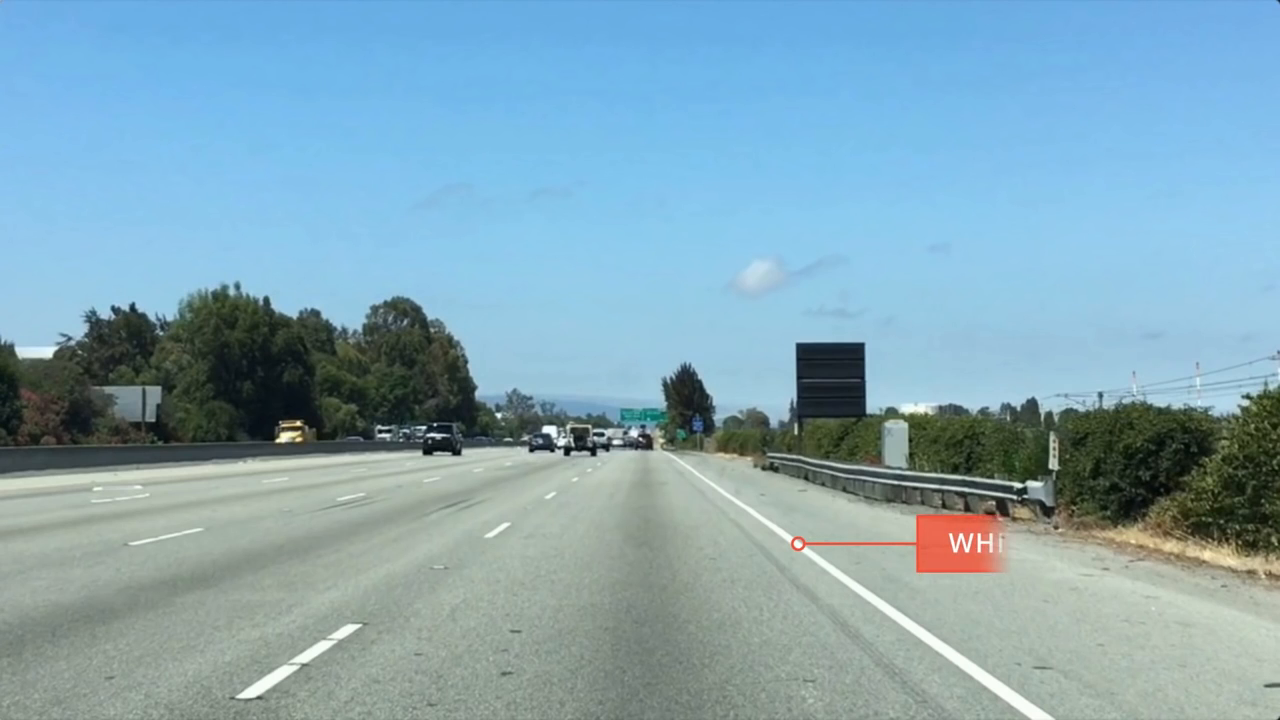
#> input picture frame 134 of dia_1/code/03. color selection-bNOWJ9wdmhk.mp4, 1280 x 720 px, given in place of M6 Motorway Traffic.mp4, which was not available
$ python background_tracking.py   (older library calls are emulated)
#> lines starting #> are read from the running program, lines starting #| are printed output that depends on the picture; after the words box and inside, x2 and y2 are one past the last pixel; in counts of white or black regions, pixels touching at a corner belong together; pictures that were not available may be replaced by others from this repository, and a replacement may not be noted
import numpy as np
import cv2
import sys

video_path = 'M6 Motorway Traffic.mp4'

#read video file
cap = cv2.VideoCapture(video_path)


fgbg = cv2.createBackgroundSubtractorMOG2()


while (cap.isOpened):

	#if ret is true than no error with cap.isOpened
	ret, frame = cap.read()
#> frame is the input picture: shape (720, 1280, 3); mean B, G, R 181.1, 166.6, 131.5

	if ret==True:

		#apply background substraction
		fgmask = fgbg.apply(frame)
#> fgmask: shape (720, 1280); every value is 127

		(im2, contours, hierarchy) = cv2.findContours(fgmask.copy(), cv2.RETR_EXTERNAL,cv2.CHAIN_APPROX_SIMPLE)
#> contours = [[[0, 0], [0, 719], [1279, 719], [1279, 0]]]

		#looping for contours
		for c in contours:
			if cv2.contourArea(c) < 500:
				continue

			#get bounding box from countour
			(x, y, w, h) = cv2.boundingRect(c)

			#draw bounding box
			cv2.rectangle(frame, (x, y), (x + w, y + h), (0, 255, 0), 2)
#> this loop made 1 pass
#> (c, x, y, w, h) on pass 1: ([[0, 0], [0, 719], [1279, 719], [1279, 0]], 0, 0, 1280, 720)
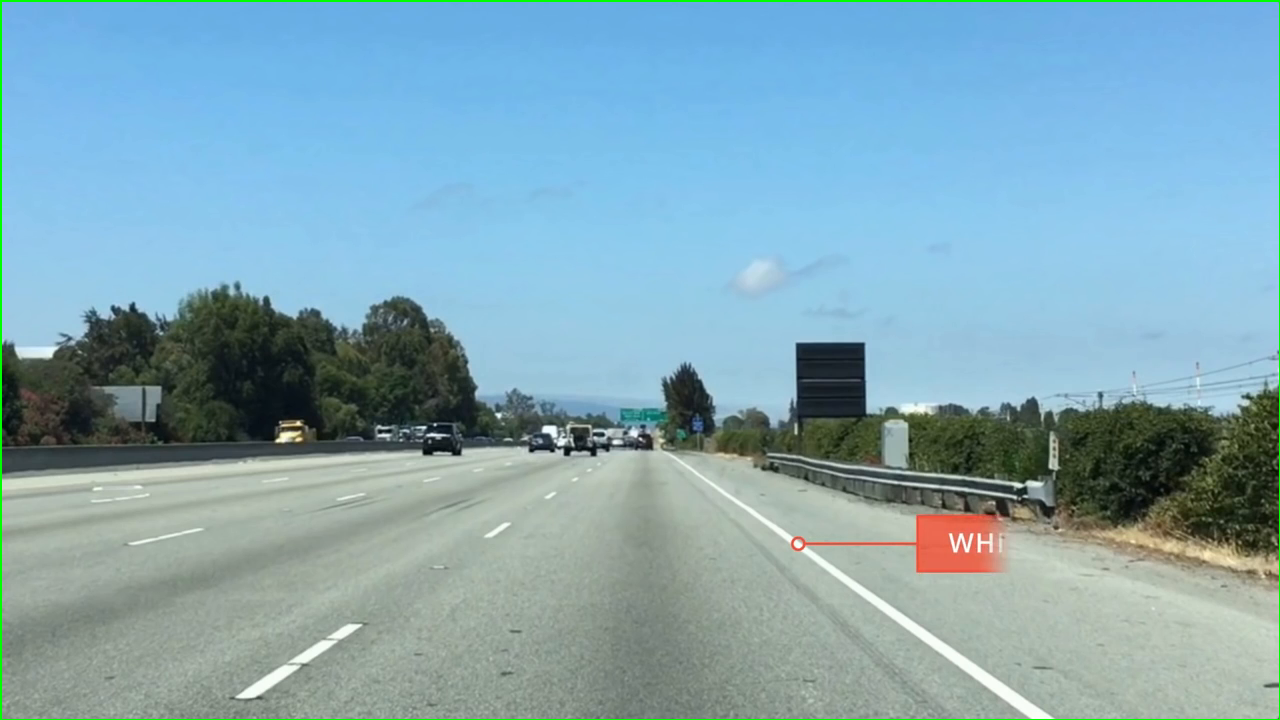
#> frame: shape (720, 1280, 3); 0.65% of pixels changed, all inside (x1, y1, x2, y2) = (0, 0, 1280, 720)

		cv2.imshow('foreground and background',fgmask)
		cv2.imshow('rgb',frame)
		if cv2.waitKey(1) & 0xFF == ord("q"):
#> (key q is pressed here)
			break


cap.release()
cv2.destroyAllWindows()

$ run again, starting later in the video
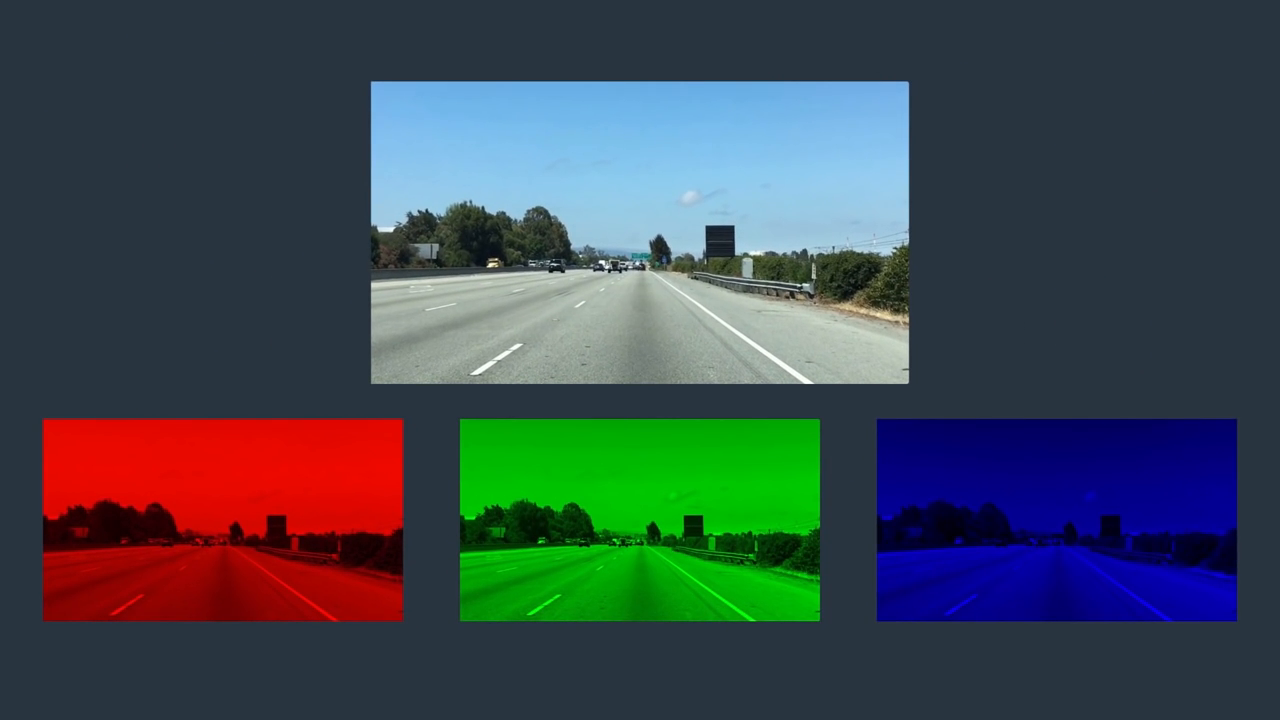
#> input picture frame 603 of dia_1/code/03. color selection-bNOWJ9wdmhk.mp4, 1280 x 720 px, given in place of M6 Motorway Traffic.mp4, which was not available
#> frame is the input picture: shape (720, 1280, 3); mean B, G, R 79, 72.9, 60.9
#> fgmask: shape (720, 1280); every value is 127
#> contours = [[[0, 0], [0, 719], [1279, 719], [1279, 0]]]
#> the loop `for c in contours:` made 1 pass
#> (c, x, y, w, h) on pass 1: ([[0, 0], [0, 719], [1279, 719], [1279, 0]], 0, 0, 1280, 720)
#> after the loop `for c in contours:`:
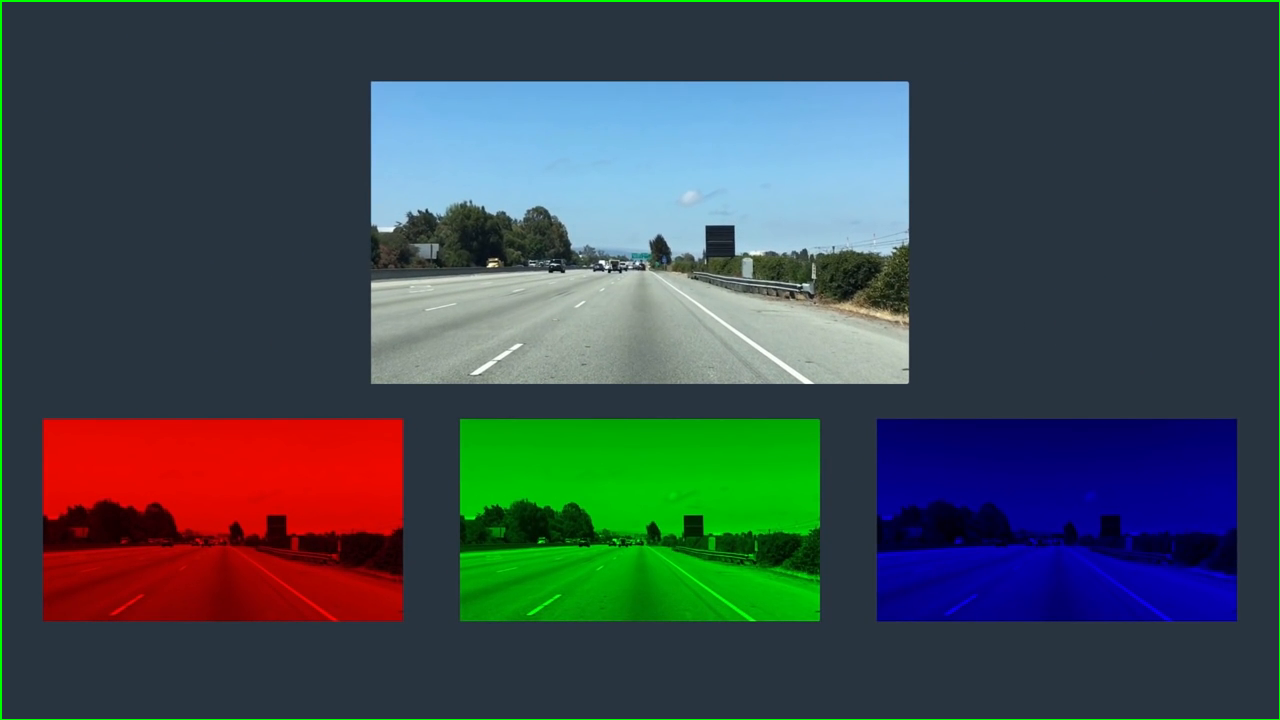
#> frame: shape (720, 1280, 3); 0.65% of pixels changed, all inside (x1, y1, x2, y2) = (0, 0, 1280, 720)

$ run again, starting later in the video
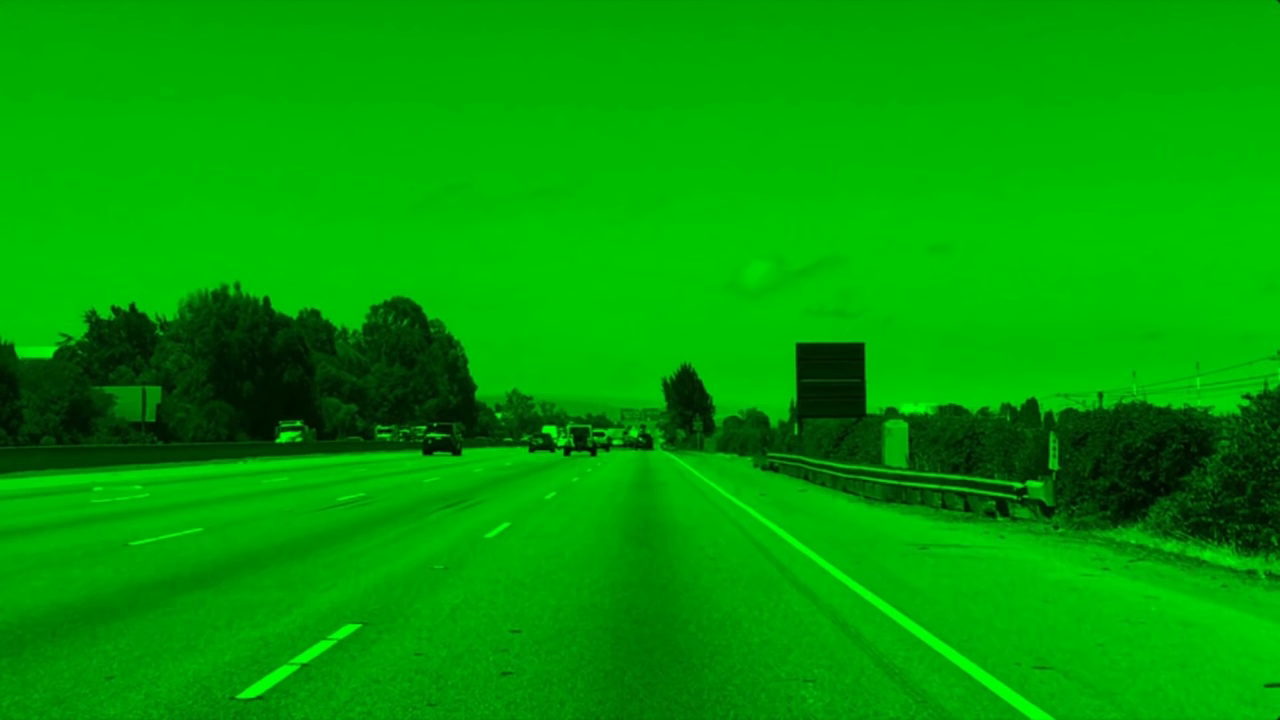
#> input picture frame 1072 of dia_1/code/03. color selection-bNOWJ9wdmhk.mp4, 1280 x 720 px, given in place of M6 Motorway Traffic.mp4, which was not available
#> frame is the input picture: shape (720, 1280, 3); mean B, G, R 1.4, 158.4, 1.1
#> fgmask: shape (720, 1280); every value is 127
#> contours = [[[0, 0], [0, 719], [1279, 719], [1279, 0]]]
#> the loop `for c in contours:` made 1 pass
#> (c, x, y, w, h) on pass 1: ([[0, 0], [0, 719], [1279, 719], [1279, 0]], 0, 0, 1280, 720)
#> after the loop `for c in contours:`:
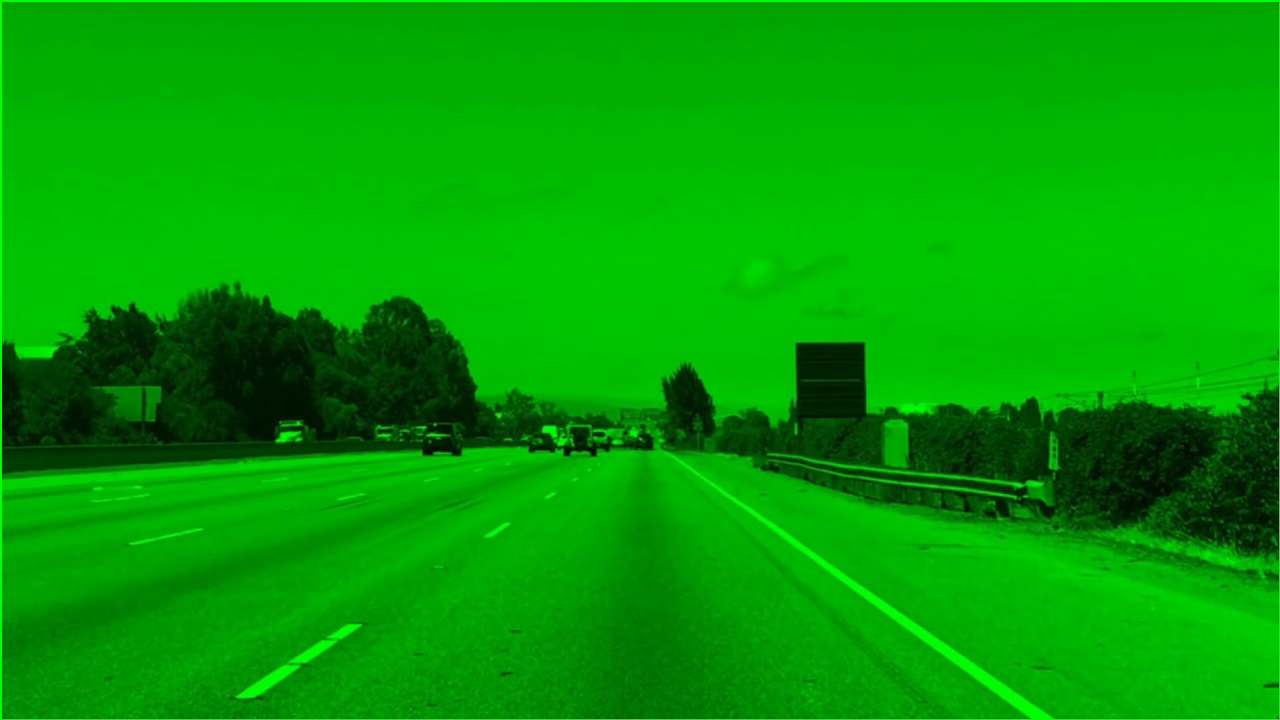
#> frame: shape (720, 1280, 3); 0.65% of pixels changed, all inside (x1, y1, x2, y2) = (0, 0, 1280, 720)
